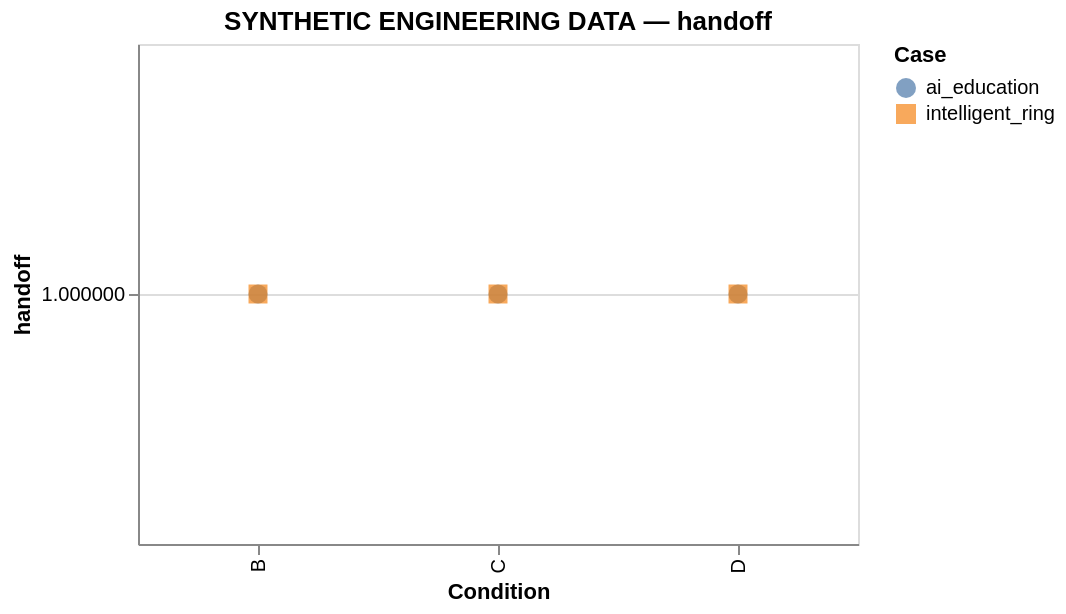

The Vega-Lite source for this figure:
### Vega-Lite specification from a JSON file in a GitHub repository (floating-point values rounded to 4 significant figures)
{"config": {"view": {"continuousWidth": 300, "continuousHeight": 300}}, "data": {"values": [{"case_id": "ai_education", "condition": "D", "value": 1.0}, {"case_id": "ai_education", "condition": "B", "value": 1.0}, {"case_id": "ai_education", "condition": "C", "value": 1.0}, {"case_id": "intelligent_ring", "condition": "C", "value": 1.0}, {"case_id": "intelligent_ring", "condition": "B", "value": 1.0}, {"case_id": "intelligent_ring", "condition": "D", "value": 1.0}]}, "mark": {"type": "point", "filled": true, "size": 90}, "encoding": {"color": {"field": "case_id", "title": "Case", "type": "nominal"}, "shape": {"field": "case_id", "type": "nominal"}, "tooltip": [{"field": "case_id", "type": "nominal"}, {"field": "condition", "type": "nominal"}, {"field": "value", "type": "quantitative"}], "x": {"field": "condition", "sort": ["A", "B", "C", "D"], "title": "Condition", "type": "nominal"}, "y": {"field": "value", "scale": {"zero": false}, "title": "handoff", "type": "quantitative"}}, "height": 250, "title": "SYNTHETIC ENGINEERING DATA — handoff", "width": 360, "$schema": "https://vega.github.io/schema/vega-lite/v6.4.1.json"}
